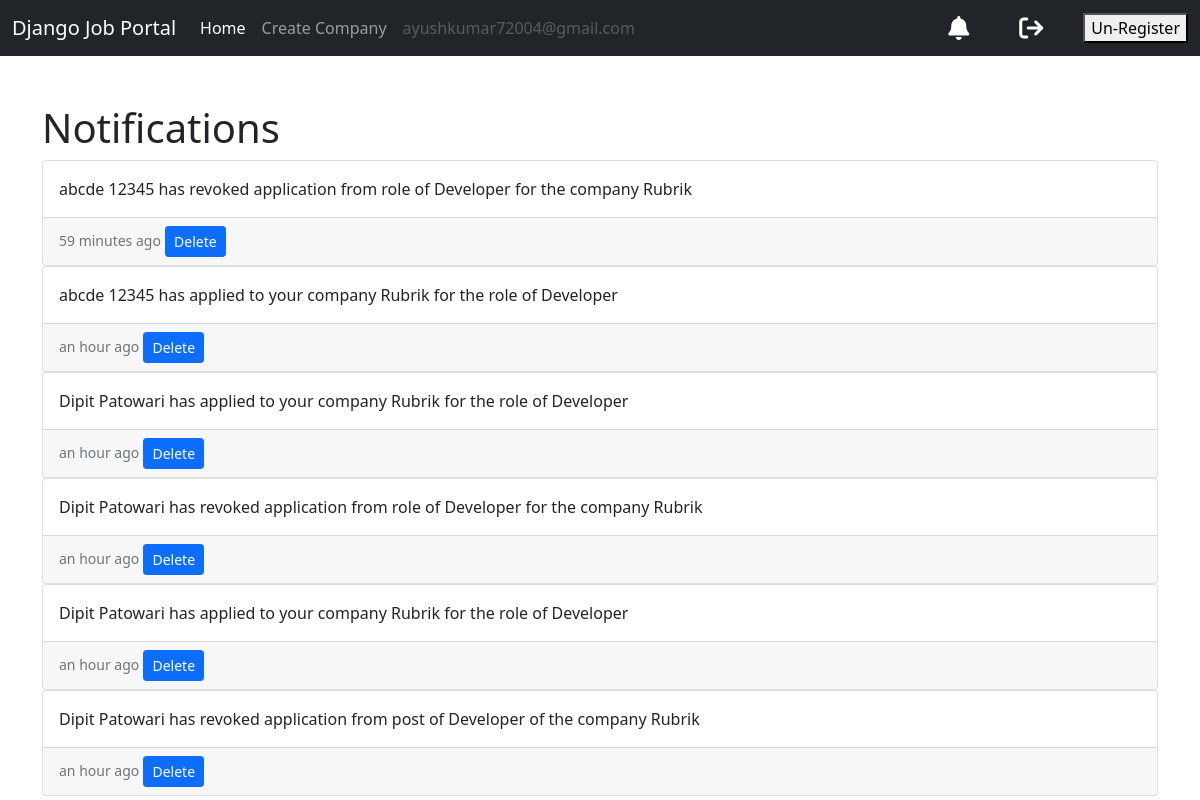
/notifications/notifications/ (signed in), run on the app's committed database.
### users/models.py (models this page shows)
class User(AbstractUser):
    email = models.EmailField(unique = True)
    is_recruiter = models.BooleanField(default = False)
    is_applicant = models.BooleanField(default = False)
    has_resume = models.BooleanField(default = False)
    has_company = models.BooleanField(default = False)

### notifications/models.py (models this page shows, shortened)
class Notif(models.Model):
    user = models.ForeignKey(User, on_delete=models.CASCADE)
    content = models.TextField(blank = True, null = True)
    timestamp = models.DateTimeField(auto_now_add = True)

### notifications/views.py (the view)
# urls.py: path('notifications/',include('notifications.urls')),
def notifications (request):
    if request.user.is_authenticated:
        notifs = Notif.objects.filter(user=request.user).order_by('-timestamp')
        context = {'notifs':notifs, 'user':request.user}
        return render(request, 'notifications/notifications.html', context)
    else:
        messages.warning(request, 'Permission Denied')
        return redirect('dashboard')

### templates/notifications/notifications.html
{% extends 'base.html' %}
{% load humanize %}
{% block content %}
<h1>Notifications</h1>
{% for notif in notifs %}
<div >
    <div class="card h-100">
        <div class="card-body">
            <p class="card-text"> {{notif.content}} </p>
        </div>
        <div class="card-footer">
            <small class="text-muted">{{notif.timestamp|naturaltime}}</small>
            <a class="btn btn-primary btn-sm" href = "{% url 'delete-notification' notif.pk %}"> Delete </a>
        </div>
    </div>
</div>
{% endfor %}
{% endblock content %}

### templates/base.html (shortened to what this page needs)
<!DOCTYPE html>
<html lang="en">
<head>
    <link href = "https://cdnjs.cloudflare.com/ajax/libs/font-awesome/6.4.0/css/all.min.css" rel = "stylesheet" type="text/css"/>
    <link href = "https://cdn.jsdelivr.net/npm/bootstrap@5.0.2/dist/css/bootstrap.min.css" rel = "stylesheet"
>
</head>
<body>
    <nav class="navbar navbar-expand-lg navbar-dark bg-dark">
        <div class="container-fluid">
            <a class="navbar-brand" href="{% url 'home' %}">Django Job Portal</a>
            <div class="collapse navbar-collapse" id="navbarSupportedContent">
                {% if request.user.is_authenticated %}
                {% if request.user.is_applicant %}
                <ul class="navbar-nav me-auto mb-2 mb-lg-0">
                    <li class="nav-item">
                        <a class="nav-link active" aria-current="page" href="{% url 'dashboard' %}">Home</a>
                    </li>
                    {% if request.user.has_resume %}
                    <li class="nav-item">
                        <a class="nav-link" href="{% url 'job-listing' %}">Apply to Jobs</a>
                    </li>
                    <li class="nav-item">
                        <a class="nav-link" aria-current="page" href="{% url 'applied-jobs' %}">Manage Job Applications</a>
                    </li>
                    <li class="nav-item">
                        <a class="nav-link" aria-current="page" href="{% url 'update-resume' %}">Update Resume</a>
                    </li>
                    {% else %}
                    <li class="nav-item">
                        <a class="nav-link" href="{% url 'update-resume' %}">Create Resume</a>
                    </li>
                    {% endif %}
                    <li class="nav-item">
                        <a class="nav-link disabled" href="#" tabindex="-1" aria-disabled="true">{{request.user.email}}</a>
                    </li>
                </ul>
                {% elif request.user.is_recruiter %}
                <ul class="navbar-nav me-auto mb-2 mb-lg-0">
                    <li class="nav-item">
                        <a class="nav-link active" aria-current="page" href="{% url 'dashboard' %}">Home</a>
                    </li>
                    {% if request.user.has_company %}
                    <li class="nav-item">
                        <a class="nav-link" href="{% url 'create-job' %}">Create Job Ads</a>
                    </li>
                    <li class="nav-item">
                        <a class="nav-link" href="{% url 'manage-jobs' %}">Manage Jobs</a>
                    </li>
                    {% else %}
                    <li class="nav-item">
                        <a class="nav-link" href="{% url 'update-company' %}">Create Company</a>
                    </li>
                    {% endif %}
                    <li class="nav-item">
                        <a class="nav-link disabled" href="#" tabindex="-1" aria-disabled="true">{{request.user.email}}</a>
                    </li>
                </ul>
                {% endif %}
                <a href="{% url 'notifications' %}" class="notification-link" style="margin-right: 50px;color:white">
                    <i class="fa-sharp fa-solid fa-bell fa-xl"></i>
                </a>
                <a href="{% url 'logout' %}"  style="margin-right: 40px;color:white;">
                    <i class="fa-sharp fa-solid fa-arrow-right-from-bracket fa-xl"></i>
                </a>
                <a href="{% url 'delete-user' %}">
                    <button class="button">Un-Register</button>
                </a>
                {% endif %}
            </div>
        </div>
    </nav>
    <div class="container mt-5">
        {% block content %}
        {% endblock content %}
    </div>
</body>
</html>

### data on the page
User: user.email "ayushkumar72004@gmail.com"
Notif: content "abcde 12345 has revoked application from role of Developer for the company Rubrik", timestamp "59 minutes ago"
Notif: content "abcde 12345 has applied to your company Rubrik for the role of Developer", timestamp "an hour ago"
Notif: content "Dipit Patowari has applied to your company Rubrik for the role of Developer", timestamp "an hour ago"
Notif: content "Dipit Patowari has revoked application from role of Developer for the company Rubrik", timestamp "an hour ago"
Notif: content "Dipit Patowari has applied to your company Rubrik for the role of Developer", timestamp "an hour ago"
Notif: content "Dipit Patowari has revoked application from post of Developer of the company Rubrik", timestamp "an hour ago"
